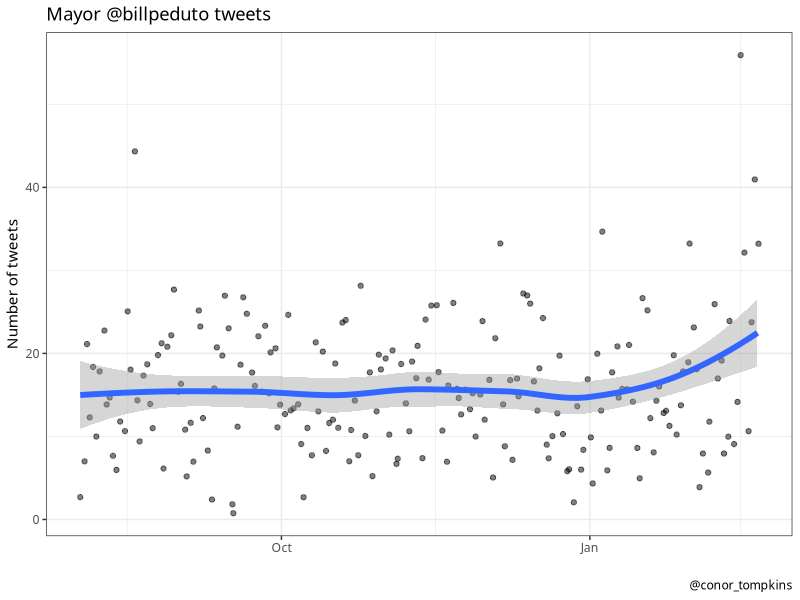
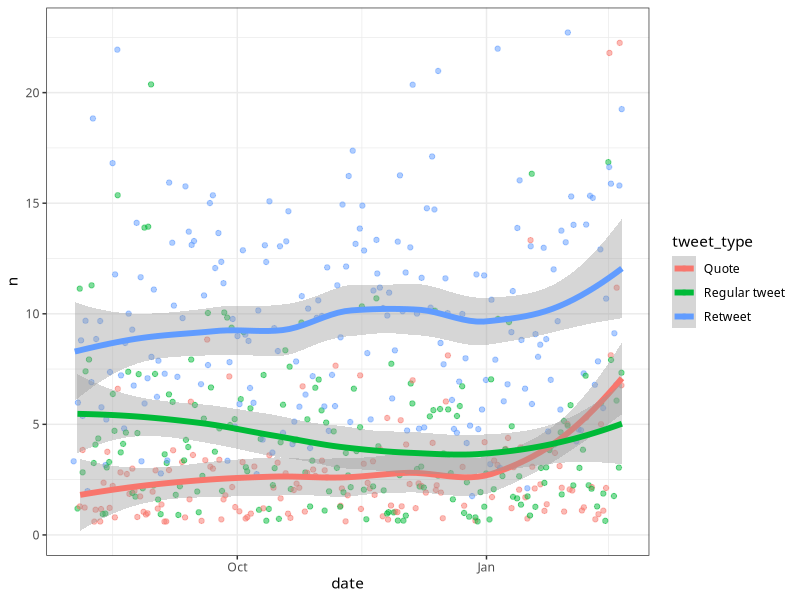
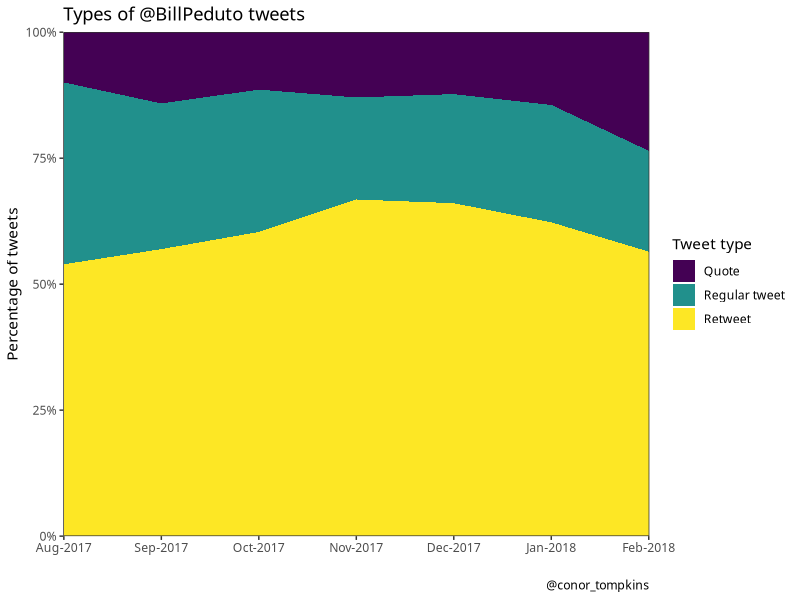
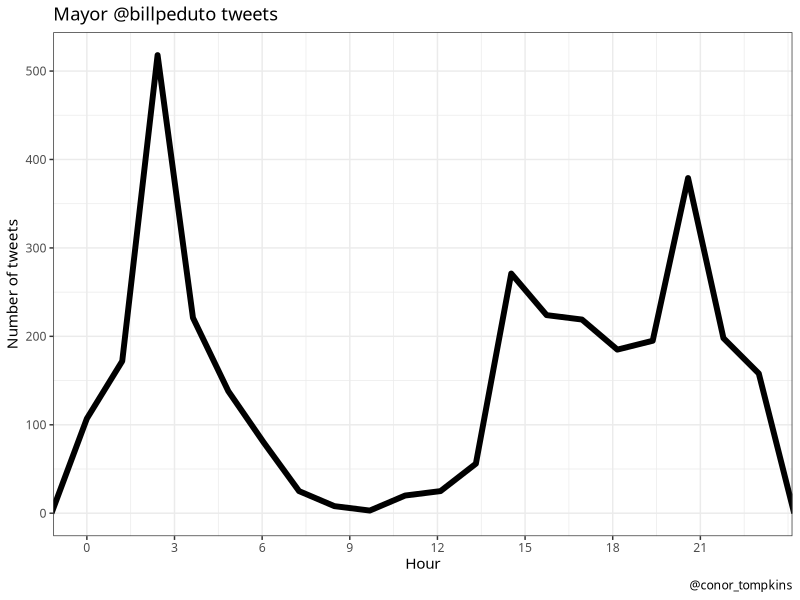
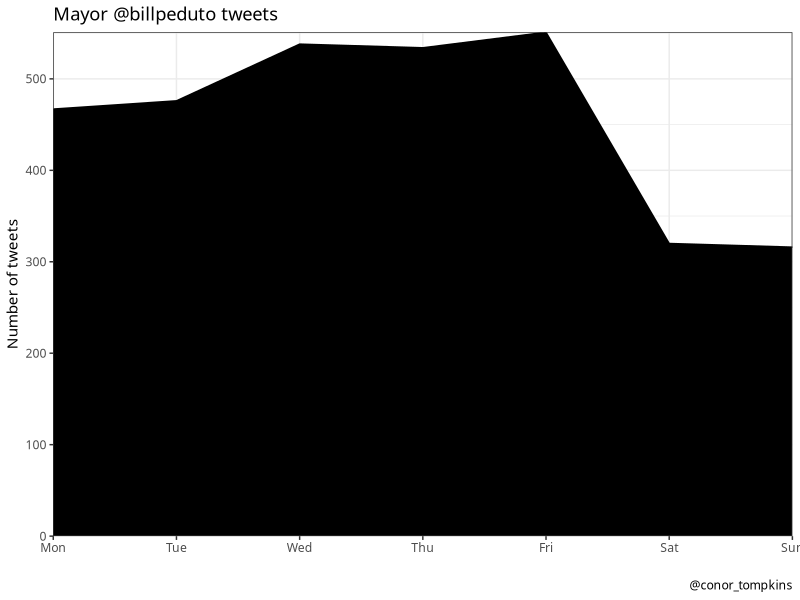
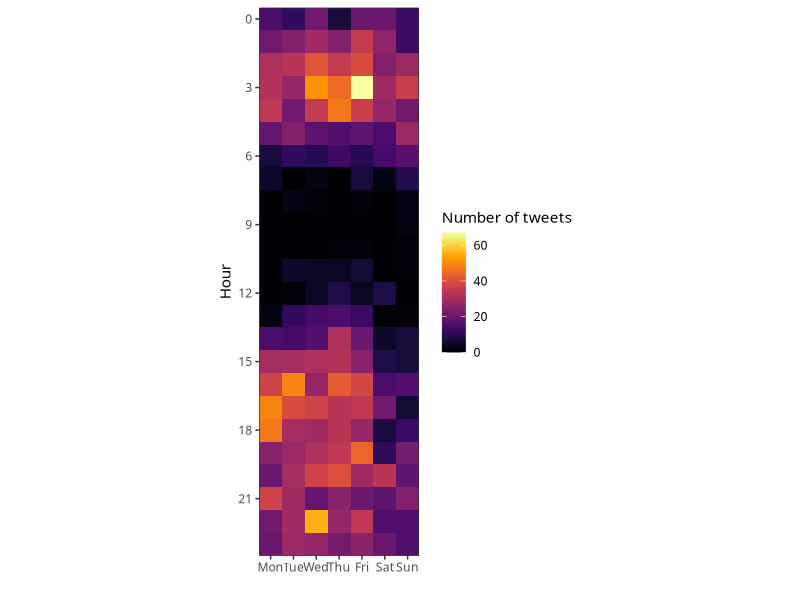
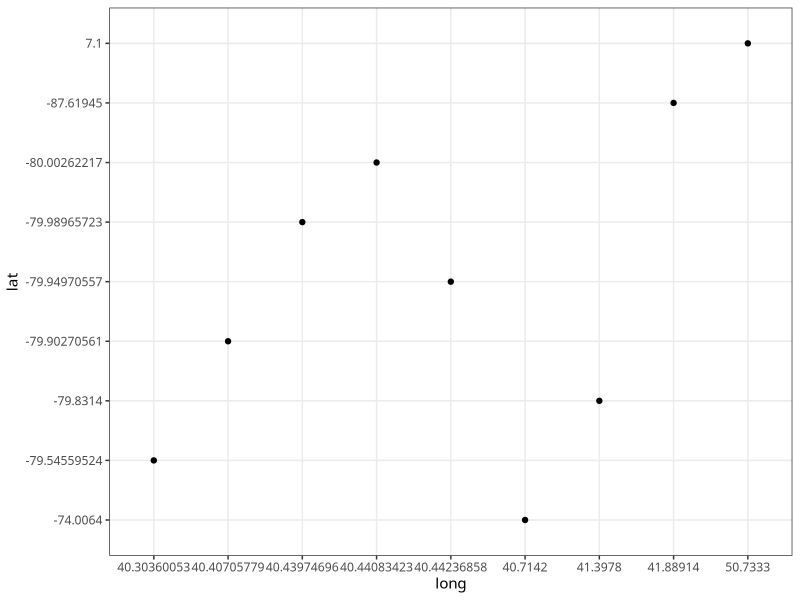
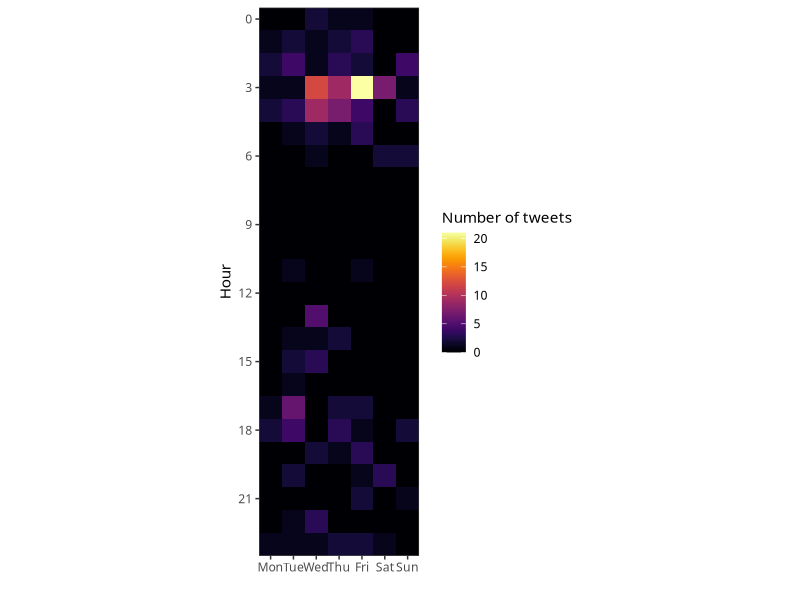

These charts were generated, in order, by the following R code:
library(tidyverse)
library(lubridate)
library(viridis)
library(scales)

theme_set(theme_bw(base_family = 18))

title <- "Mayor @billpeduto tweets"
caption <- "@conor_tompkins"

df <- read_csv("data/bill_peduto_tweets.tweets.csv")

df %>% 
  arrange(created_at) %>% 
  select(status_id, text, created_at, source, is_quote, is_retweet, display_text_width, favorite_count, reply_to_screen_name) %>% 
  mutate(created_at = with_tz(created_at, "US/Eastern"),
         date = ymd(str_sub(created_at, 1, 10)),
         year = year(date),
         month = month(date, label = TRUE),
         week = week(date),
         wday = wday(date, label = TRUE),
         hour = hour(created_at),
         month_year = str_c(month, year, sep = "-"),
         month_year = factor(month_year, levels = unique(month_year)),
         wday = factor(wday, levels = c("Mon", "Tue", "Wed", "Thu", "Fri", "Sat", "Sun"))) -> df_bill
df_bill

df_bill %>% 
  count(date) %>%
  ggplot(aes(date, n)) +
  geom_jitter(alpha = .5) +
  geom_smooth(size = 2) +
  labs(title = title, 
       x = "",
       y = "Number of tweets",
       caption = caption)


df_bill %>% 
  select(date, month_year, month, week, is_retweet, is_quote) %>% 
  mutate(tweet_type = case_when(is_retweet == FALSE & is_quote == FALSE ~ "Regular tweet",
                                   is_retweet == TRUE ~ "Retweet",
                                   is_quote == TRUE ~ "Quote")) -> df_bill_tweet_types

df_bill_tweet_types

df_bill_tweet_types %>% 
  count(date, tweet_type) %>% 
  ggplot(aes(date, n, color = tweet_type)) +
  geom_jitter(alpha = .5) +
  geom_smooth(size = 2)

df_bill_tweet_types %>% 
  count(month_year, tweet_type) -> df_bill_tweet_types_month_year

df_bill_tweet_types_month_year

df_bill_tweet_types_month_year %>%  
  ggplot(aes(month_year, n, fill = tweet_type, group = tweet_type)) +
  geom_area(position = "fill") +
  scale_fill_viridis(name = "Tweet type", discrete = TRUE) +
  scale_x_discrete(expand = c(0,0)) +
  scale_y_continuous(expand = c(0,0), labels = scales::percent) +
  labs(title = "Types of @BillPeduto tweets",
       x = "",
       y = "Percentage of tweets",
       caption = caption)
  
#df_bill %>% 
#  count(date, is_quote) %>% 
#  ggplot(aes(date, n, color = is_quote)) +
#  geom_jitter(alpha = .5) +
#  geom_smooth() +
#  labs(x = "",
#       y = "Number of tweets") +
#  scale_color_discrete(name = "", labels = c("Not a quote tweet", "Quote tweet"))

#df_bill %>% 
#  count(date, is_retweet) %>% 
#  ggplot(aes(date, n, color = is_retweet)) +
#  geom_jitter(alpha = .5) +
#  geom_smooth() +
#  labs(x = "",
#       y = "Number of tweets") +
#  scale_color_discrete(name = "", labels = c("Not a retweet", "Retweet"))
  
df_bill %>% 
  ggplot(aes(hour)) +
  geom_freqpoly(bins = 20, size = 2) +
  scale_x_continuous(breaks = seq(0, 23, by = 3)) +
  coord_cartesian(xlim = c(0, 23)) +
  labs(title = title,
       x = "Hour",
       y = "Number of tweets",
       caption = caption)

#df_bill %>% 
#  ggplot(aes(hour)) +
#  geom_density() +
#  labs(x = "Hour",
#       y = "Density of tweets")

df_bill %>% 
  ggplot(aes(wday, group = 1)) +
  #geom_freqpoly(stat = "count", size = 2) +
  geom_density(stat = "count", fill = "black") +
  labs(x = "",
       y = "Number of tweets") +
  scale_y_continuous(expand = c(0,0)) +
  scale_x_discrete(expand = c(0,0)) +
  labs(title = title,
       x = "", 
       y = "Number of tweets",
       caption = caption)

df_bill %>% 
  count(wday, hour) %>% 
  complete(wday, hour = 0:23) %>% 
  replace_na(list(n = 0)) %>% 
  ggplot(aes(wday, hour, fill = n)) +
  geom_tile() +
  coord_equal() +
  scale_y_reverse(expand = c(0,0),
                  breaks = seq(0, 24, by = 3)) +
  scale_x_discrete(expand = c(0,0)) +
  scale_fill_viridis(option = 3) +
  labs(x = "",
       y = "Hour") +
  guides(fill = guide_colorbar("Number of tweets"))
  


#location
df %>% 
  select(bbox_coords) %>% 
  filter(!is.na(bbox_coords))
df %>% 
  select(geo_coords) %>% 
  filter(!is.na(geo_coords))

df %>% 
  select(geo_coords) %>% 
  filter(!is.na(geo_coords)) %>% 
  separate(geo_coords, into = c("long", "lat"), sep = " ") %>% 
  ggplot(aes(long, lat)) +
  geom_point()


#when does the mayor relpy to tweets?
df_bill %>% 
  filter(!is.na(reply_to_screen_name), is_quote == FALSE, is_retweet == FALSE) %>% 
  count(wday, hour) %>% 
  complete(wday, hour = 0:23) %>% 
  replace_na(list(n = 0)) %>% 
  ggplot(aes(wday, hour, fill = n)) +
  geom_tile() +
  coord_equal() +
  scale_y_reverse(expand = c(0,0),
                  breaks = seq(0, 24, by = 3)) +
  scale_x_discrete(expand = c(0,0)) +
  scale_fill_viridis(option = 3) +
  labs(x = "",
       y = "Hour") +
  guides(fill = guide_colorbar("Number of tweets"))

df_bill %>% 
  filter(!is.na(reply_to_screen_name), is_quote == FALSE, is_retweet == FALSE) %>% 
  count(reply_to_screen_name, sort = TRUE)
